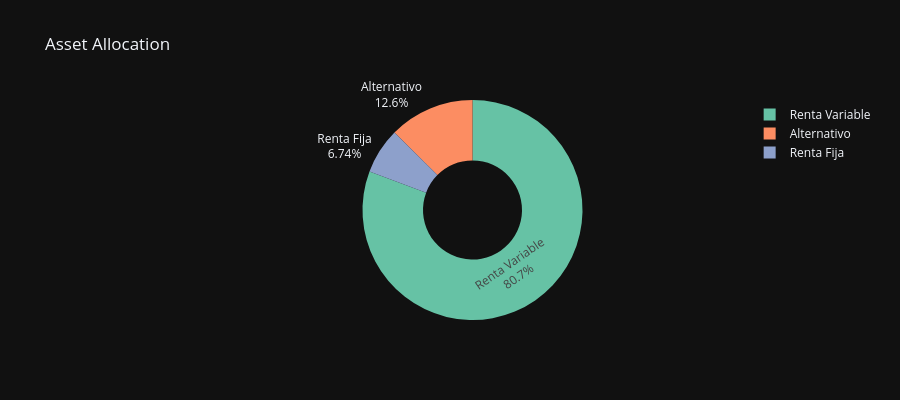

The notebook cell this image was saved under:
### Markdown cell above
## 4. Resumen General

### Code cell
# Asset allocation — distribución por tipo de activo
df_alloc = client.asset_allocation()
df_alloc_plot = df_alloc[df_alloc["Valor"] > 0]

fig = go.Figure(data=[go.Pie(
    labels=df_alloc_plot["Tipo"],
    values=df_alloc_plot["Valor"],
    hole=0.45,
    textinfo="label+percent",
    marker=dict(colors=px.colors.qualitative.Set2),
)])
fig.update_layout(
    title="Asset Allocation",
    template="plotly_dark",
    height=400,
)
fig.show()

display(df_alloc)

### Figure 1 — Plotly figure (JSON) as saved in the notebook; plotly's stock layout.template omitted (floating-point values rounded to 4 significant figures)
{"data": [{"hole": 0.45, "labels": ["Renta Variable", "Alternativo", "Renta Fija"], "marker": {"colors": ["rgb(102,194,165)", "rgb(252,141,98)", "rgb(141,160,203)", "rgb(231,138,195)", "rgb(166,216,84)", "rgb(255,217,47)", "rgb(229,196,148)", "rgb(179,179,179)"]}, "textinfo": "label+percent", "type": "pie", "values": [115500.0, 17970.0, 9649.0]}], "layout": {"height": 400, "title": {"text": "Asset Allocation"}}}
